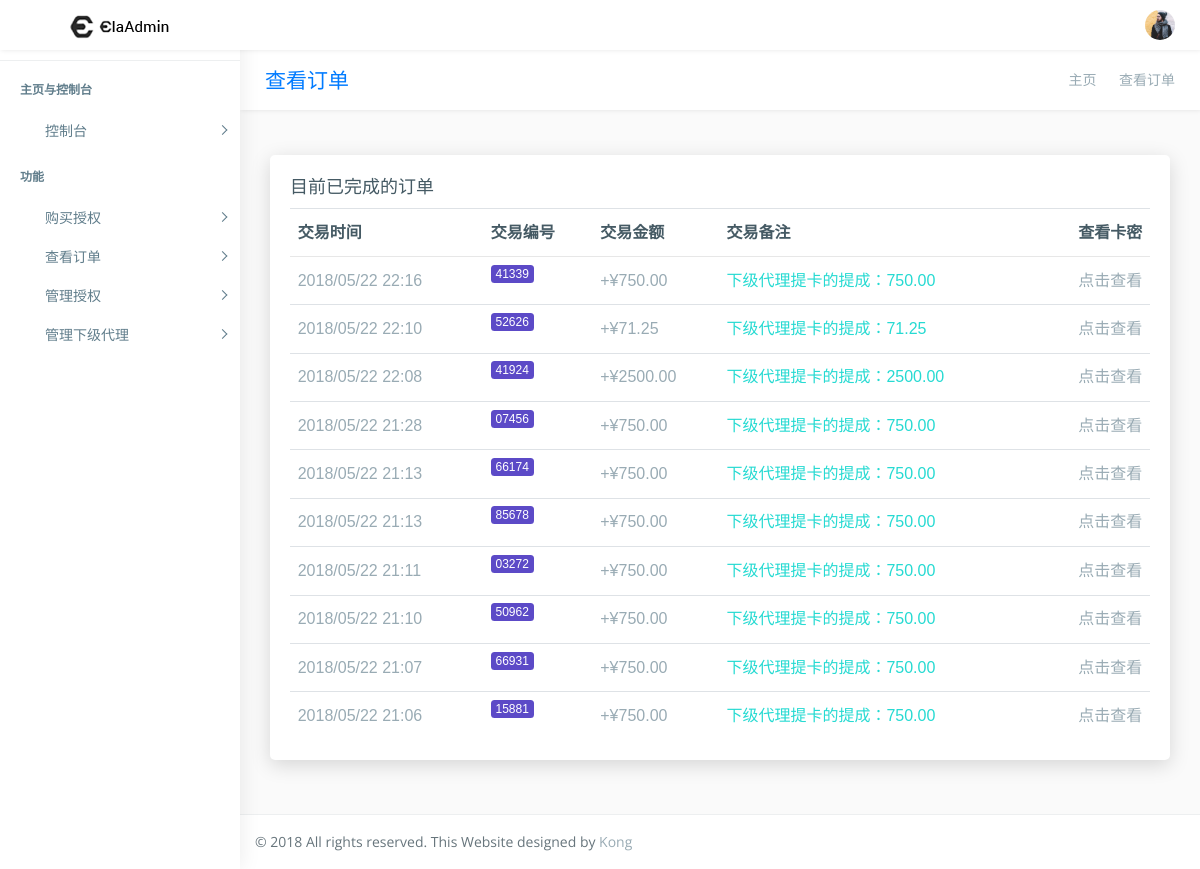
Page /shop/check_all_deal/ (signed in) on the earlier database version.
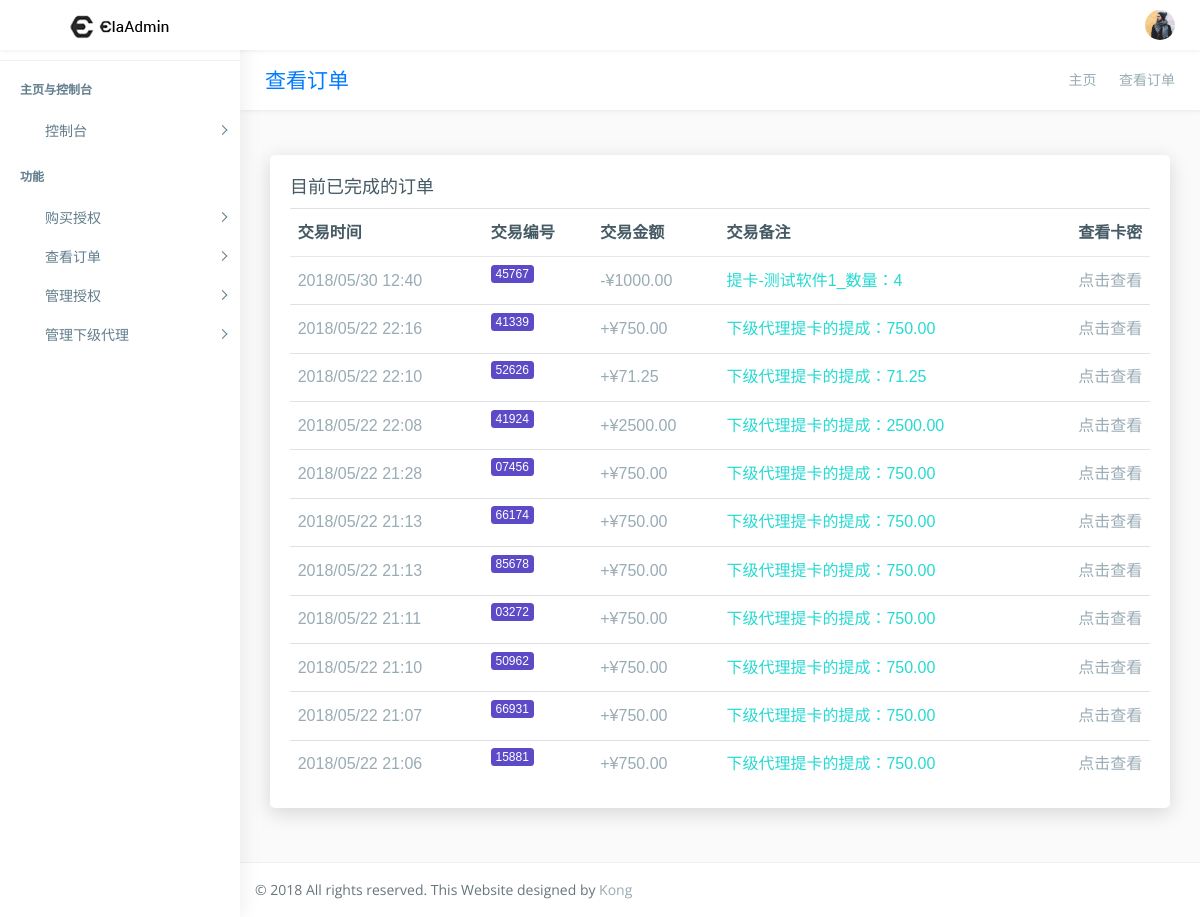
Same page on the later database version.
### main_app/models.py (models this page shows)
class Deal_record(models.Model):
    time = models.DateTimeField(verbose_name="交易时间",auto_now_add=True)
    deal_code = models.CharField(verbose_name="交易编号",max_length=5)
    acount = models.ForeignKey(User,verbose_name="交易账户")
    money = models.DecimalField(max_digits=8,decimal_places=2,verbose_name="交易金额",default=0)
    symbol =models.BooleanField(default=True,verbose_name="正负符号") #如果为True，就是交易为入账，如果为负，账户出账
    notes = models.CharField(default="无",verbose_name="交易备注",max_length=30,blank=True)

### main_app/views/web/base_web.py (the view)
# urls.py: url(r'^shop/check_all_deal/$',check_all_deal,name='check_all_deal'),
@login_required
def check_all_deal(request):
    all_deal = Deal_record.objects.filter(acount=request.user).order_by("time")
    all_deal = all_deal.reverse()
    context = {"all_deal":all_deal}
    return render(request,"page-deal.html",context)

### templates/page-deal.html (shortened to what this page needs)
{% extends "base.html" %}
{% load staticfiles %}
{% block wrapper %}
        <div class="page-wrapper">
            <div class="row page-titles">
                <div class="col-md-5 align-self-center">
                    <h3 class="text-primary">查看订单</h3> </div>
                <div class="col-md-7 align-self-center">
                    <ol class="breadcrumb">
                        <li class="breadcrumb-item"><a href="{% url "index" %}">主页</a></li>
                        <li class="breadcrumb-item active">查看订单</li>
                    </ol>
                </div>
            </div>
            <div class="container-fluid">
                <div class="row">
                    <div class="col-lg-12">
                        <div class="card">
                            <div class="card-title">
                                <h4>目前已完成的订单 </h4>
                            </div>
                            <div class="card-body">
                                <div class="table-responsive">
                                    <table class="table table-hover ">
                                        <thead>
                                            <tr>
                                                <th>交易时间</th>
                                                <th>交易编号</th>
                                                <th>交易金额</th>
                                                <th>交易备注</th>
                                                <th>查看卡密</th>
                                            </tr>
                                        </thead>
                                        <tbody>
                                        {% if all_deal %}
                                            {% for i in all_deal %}
                                            <tr>
                                                <td>{{ i.time|date:"Y/m/d H:i" }}</td>
                                                <td><span class="badge badge-primary">{{ i.deal_code }}</span></td>
                                                <td>
                                                    {% if i.symbol %}
                                                    +¥{{ i.money }}
                                                    {% else %}
                                                    -¥{{ i.money }}
                                                    {% endif %}
                                                </td>
                                                <td class="color-success">{{ i.notes }}</td>
                                                <td><a href="{% url "check_deal" i.deal_code %}">点击查看</a></td>
                                            </tr>
                                            {% endfor %}
                                        {% endif %}
                                        </tbody>
                                    </table>
                                </div>
                            </div>
                        </div>
                    </div>
                </div>
            </div>
{% endblock wrapper %}

### templates/base.html (shortened to what this page needs)
{% load staticfiles %}
<html>
<html lang="en">
<head>
    <link href="{% static "css/lib/bootstrap/bootstrap.min.css" %}" rel="stylesheet">
    <link href="{% static "css/lib/calendar2/semantic.ui.min.css"%}" rel="stylesheet">
    <link href="{% static "css/lib/calendar2/pignose.calendar.min.css"%}" rel="stylesheet">
    <link href="{% static "css/lib/owl.carousel.min.css" %}" rel="stylesheet" />
    <link href="{% static "css/lib/owl.theme.default.min.css" %}" rel="stylesheet" />
    <link href="{% static "css/helper.css"%}" rel="stylesheet">
    <link href="{% static "css/style.css"%}" rel="stylesheet">
</head>
<body class="fix-header fix-sidebar">
    <div id="main-wrapper">
        <div class="header">
            <nav class="navbar top-navbar navbar-expand-md navbar-light">
                <div class="navbar-header">
                    <a class="navbar-brand" href="{% url "index" %}">
                        <b><img src="{% static "images/logo.png"%}" alt="homepage" class="dark-logo" /></b>
                        <span><img src="{% static "images/logo-text.png"%}" alt="homepage" class="dark-logo" /></span>
                    </a>
                </div>
                <div class="navbar-collapse">
                    <ul class="navbar-nav mr-auto mt-md-0">
                        <li class="nav-item m-l-10"> <a class="nav-link sidebartoggler hidden-sm-down text-muted  " href="javascript:void(0)"><i class="ti-menu"></i></a> </li>
                        <li class="nav-item dropdown mega-dropdown"> <a class="nav-link dropdown-toggle text-muted  " href="#" data-toggle="dropdown" aria-haspopup="true" aria-expanded="false"><i class="fa fa-th-large"></i></a>
                        </li>
                    </ul>
                    <ul class="navbar-nav my-lg-0">
                        <li class="nav-item dropdown">
                            <a class="nav-link dropdown-toggle text-muted  " href="#" id="2" data-toggle="dropdown" aria-haspopup="true" aria-expanded="false"> <i class="fa fa-envelope"></i>
							</a>
                        </li>
                        <li class="nav-item dropdown">
                            <a class="nav-link dropdown-toggle text-muted  " href="#" data-toggle="dropdown" aria-haspopup="true" aria-expanded="false"><img src="{% static "images/users/5.jpg"%}" alt="user" class="profile-pic" /></a>
                        </li>
                    </ul>
                </div>
            </nav>
        </div>
        <div class="left-sidebar">
            <div class="scroll-sidebar">
                <nav class="sidebar-nav">
                    <ul id="sidebarnav">
                        <li class="nav-devider"></li>
                        <li class="nav-label">主页与控制台</li>
                        <li> <a class="has-arrow  " href="{% url "index" %}" aria-expanded="false"><i class="fa fa-tachometer"></i><span class="hide-menu">控制台</span></a></li>
                        <li class="nav-label">功能</li>
                        <li> <a class="has-arrow  " href="{% url "shop" %}" aria-expanded="false"><i class="fa fa-suitcase"></i><span class="hide-menu">购买授权</span></a></li>
                        <li> <a class="has-arrow  " href="{% url "check_all_deal" %}" aria-expanded="false"><i class="fa fa-suitcase"></i><span class="hide-menu">查看订单</span></a></li>
                        <li> <a class="has-arrow  " href="{% url "check_all_auth" %}" aria-expanded="false"><i class="fa fa-suitcase"></i><span class="hide-menu">管理授权</span></a></li>
                        <li> <a class="has-arrow  " href="{% url "check_all_down_proxy" %}" aria-expanded="false"><i class="fa fa-suitcase"></i><span class="hide-menu">管理下级代理</span></a></li>
                    </ul>
                </nav>
            </div>
        </div>
        {% block wrapper %}
        {% endblock wrapper %}
                <footer class="footer"> © 2018 All rights reserved. This Website designed by <a href="https://github.com/simplerjiang">Kong</a></footer>
        </div>
    </div>
</body>
</html>

### main_app/static/css/helper.css (style rules this page uses)
.m-l-10 { margin-left: 10px!important; }

Differences in the rows shown:
added Deal_record: time "2018/05/30 12:40", deal_code "45767", money "1000.00", notes "提卡-测试软件1_数量：4"
